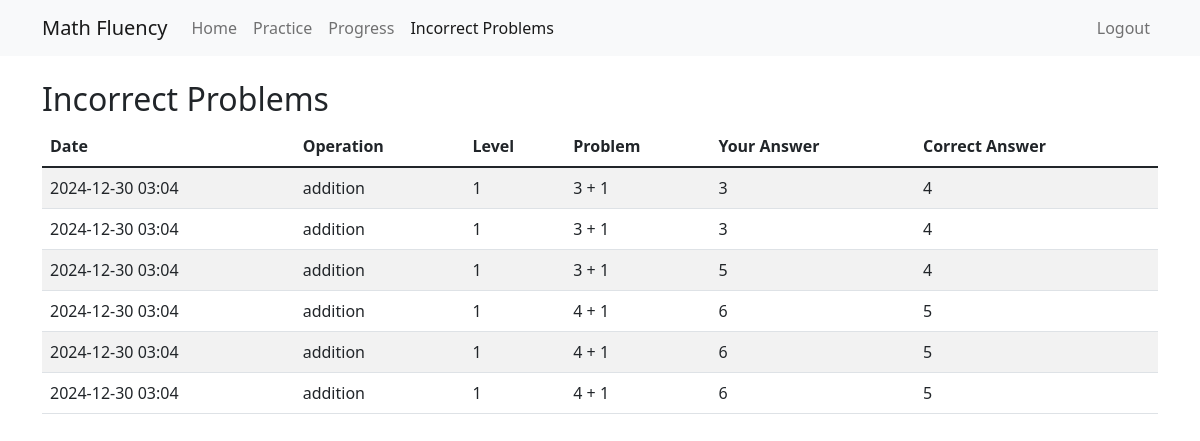
Page /incorrect_problems (signed in) on the committed database.
### models/practice_attempt.py (models this page shows)
class PracticeAttempt(db.Model):
    id = db.Column(db.Integer, primary_key=True)
    user_id = db.Column(db.Integer, db.ForeignKey('user.id'), nullable=False)
    operation = db.Column(db.String(20), nullable=False)  # 'addition' or 'multiplication'
    level = db.Column(db.Integer, nullable=False)
    problem = db.Column(db.String(50), nullable=False)
    user_answer = db.Column(db.Integer, nullable=False)
    correct_answer = db.Column(db.Integer, nullable=False)
    is_correct = db.Column(db.Boolean, nullable=False)
    time_taken = db.Column(db.Float)  # in seconds
    created_at = db.Column(db.DateTime, default=datetime.utcnow)
    user = db.relationship('User', backref=db.backref('practice_attempts', lazy=True))

### app.py (the view)
@app.route('/incorrect_problems')
@login_required
def incorrect_problems():
    incorrect_attempts = PracticeAttempt.query.filter_by(
        user_id=current_user.id,
        is_correct=False
    ).order_by(PracticeAttempt.created_at.desc()).all()
    return render_template('incorrect_problems.html', attempts=incorrect_attempts)

### app.py (called while the page is built)
@login_manager.user_loader
def load_user(user_id):
    return User.query.get(int(user_id))

### templates/incorrect_problems.html
{% extends "base.html" %}
{% block content %}
<div class="container mt-4">
    <h2>Incorrect Problems</h2>
    {% if attempts %}
    <div class="table-responsive">
        <table class="table table-striped">
            <thead>
                <tr>
                    <th>Date</th>
                    <th>Operation</th>
                    <th>Level</th>
                    <th>Problem</th>
                    <th>Your Answer</th>
                    <th>Correct Answer</th>
                </tr>
            </thead>
            <tbody>
                {% for attempt in attempts %}
                <tr>
                    <td>{{ attempt.created_at.strftime('%Y-%m-%d %H:%M') }}</td>
                    <td>{{ attempt.operation }}</td>
                    <td>{{ attempt.level }}</td>
                    <td>{{ attempt.problem }}</td>
                    <td>{{ attempt.user_answer }}</td>
                    <td>{{ attempt.correct_answer }}</td>
                </tr>
                {% endfor %}
            </tbody>
        </table>
    </div>
    {% else %}
    <div class="alert alert-info">
        No incorrect problems found. Keep up the good work!
    </div>
    {% endif %}
</div>
{% endblock %}

### templates/base.html (shortened to what this page needs)
<!DOCTYPE html>
<html lang="en">
<head>
    <link href="https://cdn.jsdelivr.net/npm/bootstrap@5.1.3/dist/css/bootstrap.min.css" rel="stylesheet">
</head>
<body>
    <nav class="navbar navbar-expand-lg navbar-light bg-light">
        <div class="container">
            <a class="navbar-brand" href="{{ url_for('home') }}">Math Fluency</a>
            <div class="collapse navbar-collapse" id="navbarNav">
                <ul class="navbar-nav">
                    <li class="nav-item">
                        <a class="nav-link {% if request.endpoint == 'home' %}active{% endif %}" href="{{ url_for('home') }}">Home</a>
                    </li>
                    <li class="nav-item">
                        <a class="nav-link {% if request.endpoint == 'practice' %}active{% endif %}" href="{{ url_for('practice') }}">Practice</a>
                    </li>
                    <li class="nav-item">
                        <a class="nav-link {% if request.endpoint == 'progress' %}active{% endif %}" href="{{ url_for('progress') }}">Progress</a>
                    </li>
                    <li class="nav-item">
                        <a class="nav-link {% if request.endpoint == 'incorrect_problems' %}active{% endif %}" href="{{ url_for('incorrect_problems') }}">Incorrect Problems</a>
                    </li>
                </ul>
                <ul class="navbar-nav ms-auto">
                    {% if current_user.is_authenticated %}
                    <li class="nav-item">
                        <a class="nav-link" href="{{ url_for('logout') }}">Logout</a>
                    </li>
                    {% endif %}
                </ul>
            </div>
        </div>
    </nav>
    {% block content %}{% endblock %}
</body>
</html>

### rows in the picture
PracticeAttempt: created_at "2024-12-30 03:04", operation "addition", level "1", problem "3 + 1", user_answer "3", correct_answer "4"
PracticeAttempt: created_at "2024-12-30 03:04", operation "addition", level "1", problem "3 + 1", user_answer "3", correct_answer "4"
PracticeAttempt: created_at "2024-12-30 03:04", operation "addition", level "1", problem "3 + 1", user_answer "5", correct_answer "4"
PracticeAttempt: created_at "2024-12-30 03:04", operation "addition", level "1", problem "4 + 1", user_answer "6", correct_answer "5"
PracticeAttempt: created_at "2024-12-30 03:04", operation "addition", level "1", problem "4 + 1", user_answer "6", correct_answer "5"
PracticeAttempt: created_at "2024-12-30 03:04", operation "addition", level "1", problem "4 + 1", user_answer "6", correct_answer "5"
